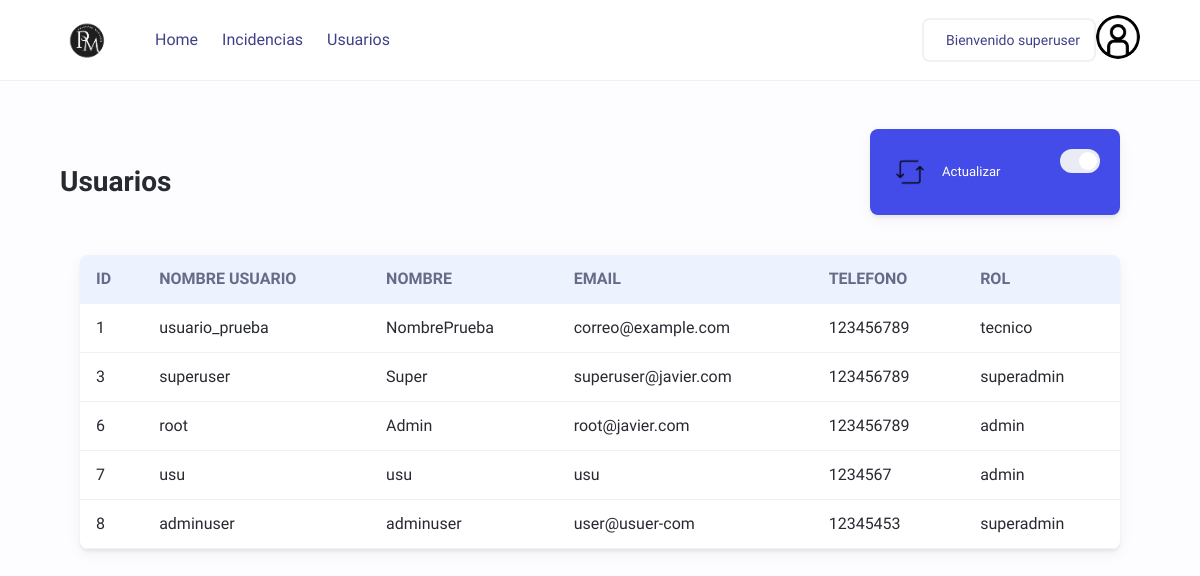
The page /web_proyecto/php/admin/Usuarios.php (signed in) on the database its author committed.
### tables this page shows
CREATE TABLE `Usuarios` (
  `id_usuario` Int NOT NULL AUTO_INCREMENT,
  `nombre_usuario` varchar(100) NOT NULL,
  `nombre` varchar(100) NOT NULL,
  `apellido` varchar(100) NOT NULL,
  `email` varchar(100) DEFAULT NULL,
  `telefono` varchar(20) DEFAULT NULL,
  `password` varchar(100) NOT NULL,
  `id_rol` Int NOT NULL DEFAULT 3,
  `ultimo_InicioSesion` datetime DEFAULT current_timestamp(),
  PRIMARY KEY (`id_usuario`),
  UNIQUE KEY `nombre_usuario` (`nombre_usuario`),
  KEY `id_rol` (`id_rol`),
  CONSTRAINT `Usuarios_ibfk_1` FOREIGN KEY (`id_rol`) REFERENCES `Roles` (`id_rol`)
);

CREATE TABLE `Roles` (
  `id_rol` Int NOT NULL AUTO_INCREMENT,
  `nombre` varchar(50) NOT NULL,
  PRIMARY KEY (`id_rol`),
  UNIQUE KEY `nombre` (`nombre`)
);

### web_proyecto/php/admin/Usuarios.php (the view, shortened to what this page needs)
<!DOCTYPE html>
<html lang="es">
<head>
    <link rel="stylesheet" href="styles.css">
</head>
<body>
    <header class="header">
        <div class="header-content responsive-wrapper">
            <div class="header-logo">
                <a href="#">
                    <div>
                        <img src="../img/Logo.png" class="logo-img" />
                    </div>
                </a>
            </div>
            <div class="header-navigation">
                <nav class="header-navigation-links">
                    <a href="index.php"> Home </a>
                    <a href="IncidenciasAbiertas.php"> Incidencias </a>
                    <?php
                    if ($_SESSION['idRol'] != 3) {
                        echo '<a href="Usuarios.php"> Usuarios </a>';
                    }
                    ?>
                </nav>
                <div class="header-navigation-actions">
                    <a class="button">
                        <p>Bienvenido <?php echo $_SESSION['nombreUsuario'] ?></p>
                    </a>
                    <div class="dropdown">
                        <a href="#" class="avatar">
                            <img src="../img/IconoInicioSesion.png" alt="" />
                        </a>
                    </div>
                </div>
            </div>
        </div>
    </header>
    <main class="main">
        <div class="responsive-wrapper">
            <div class="main-header">
                <h1>Usuarios</h1>
                <article class="card derecha">
                    <div class="card-header">
                        <div>
                            <span><img src="../img/actualizar.png" /></span>
                            <h3>Actualizar</h3>
                        </div>
                        <label class="toggle">
                            <span></span>
                        </label>
                    </div>
                </article>
            </div>
            <div class="container">
                <table>
                    <thead>
                        <tr>
                            <th>ID</th>
                            <th>Nombre Usuario</th>
                            <th>Nombre</th>
                            <th>Email</th>
                            <th>Telefono</th>
                            <th>Rol</th>
                        </tr>
                    </thead>
                    <tbody>
                        <?php
                        require_once ('../config/config_bd.php');
                        $consultaUsuarios = "SELECT Usuarios.id_usuario, Usuarios.nombre_usuario ,Usuarios.nombre AS nomusu, Usuarios.email, Usuarios.telefono , Roles.nombre
                                    FROM Usuarios
                                    JOIN Roles
                                        on Usuarios.id_rol = Roles.id_rol;";
                        $resultadoUsuarios = $conn->query($consultaUsuarios);
                        if ($resultadoUsuarios->num_rows > 0) {
                            while ($fila = $resultadoUsuarios->fetch_assoc()) {
                                echo "<tr>";
                                echo "<td>" . $fila["id_usuario"] . "</td>";
                                echo "<td>" . $fila["nombre_usuario"] . "</td>";
                                echo "<td>" . $fila["nomusu"] . "</td>";
                                echo "<td>" . $fila["email"] . "</td>";
                                echo "<td>" . $fila["telefono"] . "</td>";
                                echo "<td>" . $fila["nombre"] . "</td>";
                                echo "</tr>";
                            }
                            echo "</tbody>";
                            echo "</table>";
                        } else {
                            echo "<p>No se encontraron usuarios.</p>";
                        }
                        ?>
            </div>
        </div>
    </main>
</body>
</html>

### web_proyecto/php/admin/styles.css (style rules this page uses)
:root { --c-text-primary: #282a32; --c-text-secondary: #686b87; --c-text-action: #404089; --c-accent-primary: #434ce8; --c-border-primary: #eff1f6; --c-background-primary: #ffffff; --c-background-secondary: #fdfcff; --c-background-tertiary: #ecf3fe; --c-background-quaternary: #e9ecf4; }
body { line-height: 1.5; min-height: 100vh; font-family: "Be Vietnam Pro", sans-serif; background-color: var(--c-background-secondary); color: var(--c-text-primary); }
img { display: block; max-width: 100%; }
.responsive-wrapper { width: 90%; max-width: 1280px; margin-left: auto; margin-right: auto; }
.header { display: flex; align-items: center; height: 80px; border-bottom: 1px solid var(--c-border-primary); background-color: var(--c-background-primary); }
.avatar { display: inline-flex; align-items: center; justify-content: center; width: 44px; height: 44px; border-radius: 50%; overflow: hidden; }
.main { padding-top: 3rem; }
.card { background-color: var(--c-background-primary); box-shadow: 0 3px 3px 0 rgba(#000, 0.05), 0 5px 15px 0 rgba(#000, 0.05); border-radius: 8px; overflow: hidden; display: flex; flex-direction: column; }
body { font-family: "Be Vietnam Pro", sans-serif; color: var(--c-text-primary); background-color: var(--c-background-secondary); margin: 0; padding: 0; }
.container { max-width: 100%; margin: 0 auto; padding: 20px; }
table { width: 100%; border-collapse: collapse; border-radius: 8px; overflow: hidden; box-shadow: 0 3px 3px 0 rgba(0, 0, 0, 0.05), 0 5px 15px 0 rgba(0, 0, 0, 0.05); background-color: var(--c-background-primary); }
th, td { padding: 12px 16px; text-align: left; border-bottom: 1px solid var(--c-border-primary); }
th { background-color: var(--c-background-tertiary); color: var(--c-text-secondary); font-weight: 600; text-transform: uppercase; }
.logo-img { width: 55px; height: auto; }
.dropdown { position: relative; display: inline-block; }
label { display: block; margin-bottom: 5px; }
.card { background-color: var(--c-background-primary); border-radius: 8px; box-shadow: 0 3px 3px 0 rgba(0, 0, 0, 0.05), 0 5px 15px 0 rgba(0, 0, 0, 0.05); overflow: hidden; }

### rows shown on the page
usuarios: id_usuario "1", nombre_usuario "usuario_prueba", nombre "NombrePrueba", email "correo@example.com", telefono "123456789", id_rol.nombre "tecnico"
usuarios: id_usuario "3", nombre_usuario "superuser", nombre "Super", email "superuser@javier.com", telefono "123456789", id_rol.nombre "superadmin"
usuarios: id_usuario "6", nombre_usuario "root", nombre "Admin", email "root@javier.com", telefono "123456789", id_rol.nombre "admin"
usuarios: id_usuario "7", nombre_usuario "usu", nombre "usu", email "usu", telefono "1234567", id_rol.nombre "admin"
usuarios: id_usuario "8", nombre_usuario "adminuser", nombre "adminuser", email "user@usuer-com", telefono "12345453", id_rol.nombre "superadmin"

### other values the page prints
$_SESSION['nombreUsuario'] "superuser"
